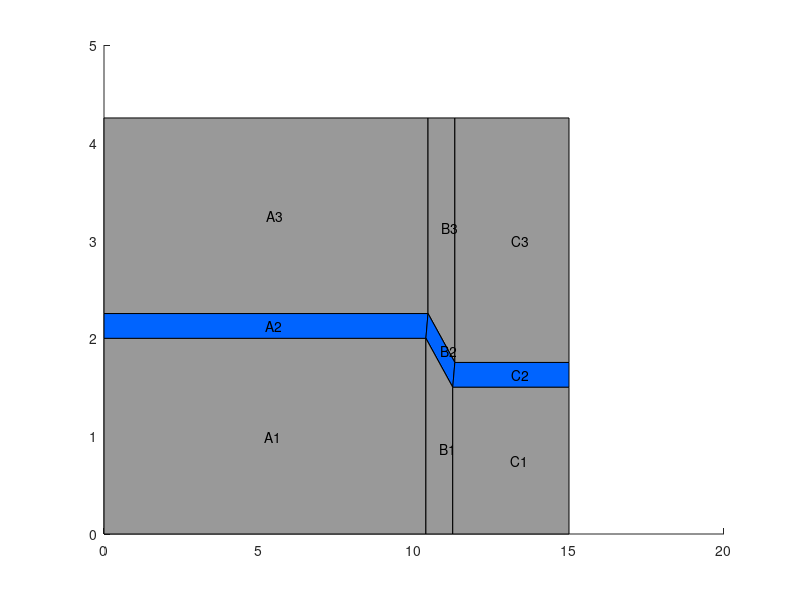
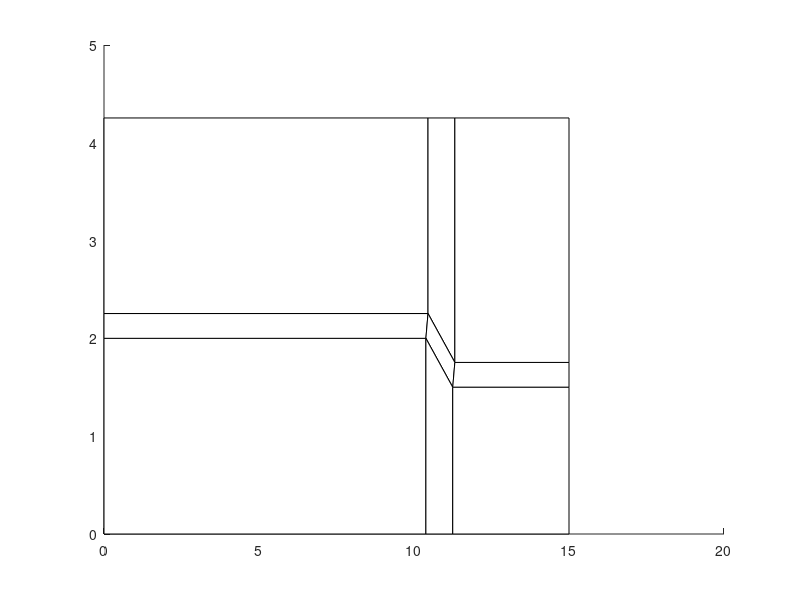

Write MATLAB code to recreate these figures, in order. (Note: this script raises an error after producing the figures.)
close all;clear all;clc

%% Data input %%

% Fixed and variable parameters
h1=2; % layer 1 thickness
h2=0.254; % layer 2 thickness
h3=2; % layer 3 thickness
L = 300; % length of the beam
Ns = [10]; % number of indentation
ds = [0.5]; % depths of indentation
alphas_req = [60]*pi/180; % angles of indentation
alphas_req_str = [60]; % angles to display on file name
fracs = [0.25]; % fractions to compute length of indentation

% Mesh size
na=6; % nof elements x-direction in region A
nb=2; % " region B
nc=6; % " region C
n3=4; % nof elements y-direction in layer 3
n2=2; % " layer 2
n1=3; % " layer 1
nz=10; % nof elements z-direction in a single element extrude
extrudeLength = 20; % length of the extrude command
no_delta=false; % if it does not consider (true) constant thickness of 
                % layer2 in indentation

%% Start generation of input files %%
for iNs = 1:length(Ns)
    
    mod = L/Ns(iNs)*0.5; % length of the module to then reflect
    cs = mod*fracs; % pitch of indentation
    
    for ids = 1:length(ds)
        
        d = ds(ids);
        
        for ics = 1:length(cs)
            
            c = cs(ics);
            
            for ialphas = 1:length(alphas_req)
                
                % Compute regions length
                a=mod - c - d*tan(alphas_req(ialphas));  % length region A
                b=mod - c - a;  % length region B
                
                % Compute angle so that h2 is kept constant or not
                beta=pi/2 - alphas_req(ialphas);
                alpha=(pi-beta)/2;
                
                % Find x distance (delta) to keep or not h2 constant
                if ~no_delta
                    delta=h2/tan(alpha);
                else
                    delta=0;
                end
                
                % Create geometry using extreme coordinates
                
                % camada 3 - Matriz 2x2
                % regiao A3
                XA3=[0 a+delta; 0 a+delta];
                YA3=[h1+h2+h3 h1+h2+h3; h1+h2 h1+h2];
                %regiao B3
                XB3=[a+delta a+delta+b; a+delta a+delta+b];
                YB3=[h1+h2+h3 h1+h2+h3; h1+h2 h1+h2-d];
                %regiao C3
                XC3=[a+delta+b a+b+c; a+delta+b a+b+c];
                YC3=[h1+h2+h3 h1+h2+h3; h1+h2-d h1+h2-d];
                
                % camada 2 - Matrix 2x2
                %regiao A2
                XA2=[0 a+delta; 0 a];
                YA2=[h1+h2 h1+h2; h1 h1];
                %regiao B2
                XB2=[a+delta a+delta+b; a a+b];
                YB2=[h1+h2 h1+h2-d; h1 h1-d];
                %regiao C2
                XC2=[a+delta+b a+b+c; a+b a+b+c];
                YC2=[h1+h2-d h1+h2-d; h1-d h1-d];
                
                %camada 1 - Matrix 2x2
                %regiao A1
                XA1=[0 a; 0 a];YA1=[h1 h1; 0 0];
                %regiao B1
                XB1=[a a+b; a a+b];
                YB1=[h1 h1-d; 0 0];
                %regiao C1
                XC1=[a+b a+b+c; a+b a+b+c];
                YC1=[h1-d h1-d; 0 0];
                
                % RA3x=[XA3(1,:); XA3(2,:); XA3(:,1)'; XA3(:,2)'];
                % RA3y=[YA3(1,:); YA3(2,:); YA3(:,1)'; YA3(:,2)'];
                % RB3x=[XB3(1,:); XB3(2,:); XB3(:,1)'; XB3(:,2)'];
                % RB3y=[YB3(1,:); YB3(2,:); YB3(:,1)'; YB3(:,2)'];
                % RC3x=[XC3(1,:); XC3(2,:); XC3(:,1)'; XC3(:,2)'];
                % RC3y=[YC3(1,:); YC3(2,:); YC3(:,1)'; YC3(:,2)'];
                %
                % RA2x=[XA2(1,:); XA2(2,:); XA2(:,1)'; XA2(:,2)'];
                % RA2y=[YA2(1,:); YA2(2,:); YA2(:,1)'; YA2(:,2)'];
                % RB2x=[XB2(1,:); XB2(2,:); XB2(:,1)'; XB2(:,2)'];
                % RB2y=[YB2(1,:); YB2(2,:); YB2(:,1)'; YB2(:,2)'];
                % RC2x=[XC2(1,:); XC2(2,:); XC2(:,1)'; XC2(:,2)'];
                % RC2y=[YC2(1,:); YC2(2,:); YC2(:,1)'; YC2(:,2)'];
                %
                % RA1x=[XA1(1,:); XA1(2,:); XA1(:,1)'; XA1(:,2)'];
                % RA1y=[YA1(1,:); YA1(2,:); YA1(:,1)'; YA1(:,2)'];
                % RB1x=[XB1(1,:); XB1(2,:); XB1(:,1)'; XB1(:,2)'];
                % RB1y=[YB1(1,:); YB1(2,:); YB1(:,1)'; YB1(:,2)'];
                % RC1x=[XC1(1,:); XC1(2,:); XC1(:,1)'; XC1(:,2)'];
                % RC1y=[YC1(1,:); YC1(2,:); YC1(:,1)'; YC1(:,2)'];
                %
                % figure(1); clf;
                % hl_a3=line(RA3x,RA3y);hl_b3=line(RB3x,RB3y);hl_c3=line(RC3x,RC3y);
                % hl_a2=line(RA2x,RA2y);hl_b2=line(RB2x,RB2y);hl_c2=line(RC2x,RC2y);
                % hl_a1=line(RA1x,RA1y);hl_b1=line(RB1x,RB1y);hl_c1=line(RC1x,RC1y);
                
                
                %USING PATCH
                p=[1 2 4 3];
                % Matrix 4x2 {line - x1,2,3,4 / column y1,2)}
                PA3= [XA3(p)',YA3(p)'] ;PB3= [XB3(p)',YB3(p)'] ;PC3= [XC3(p)',YC3(p)'] ;
                PA2= [XA2(p)',YA2(p)'] ;PB2= [XB2(p)',YB2(p)'] ;PC2= [XC2(p)',YC2(p)'] ;
                PA1= [XA1(p)',YA1(p)'] ;PB1= [XB1(p)',YB1(p)'] ;PC1= [XC1(p)',YC1(p)'] ;
                % Create geometry with patch
                figure(1); clf;
                hP_a3=patch(PA3(:,1),PA3(:,2),[0.6 0.6 0.6]);hP_b3=patch(PB3(:,1),PB3(:,2),[0.6 0.6 0.6]);
                hP_c3=patch(PC3(:,1),PC3(:,2),[0.6 0.6 0.6]);
                hP_a2=patch(PA2(:,1),PA2(:,2),[0, 100, 255] / 255);hP_b2=patch(PB2(:,1),PB2(:,2),[0, 100, 255] / 255);
                hP_c2=patch(PC2(:,1),PC2(:,2),[0, 100, 255] / 255);
                hP_a1=patch(PA1(:,1),PA1(:,2),[0.6 0.6 0.6]);hP_b1=patch(PB1(:,1),PB1(:,2),[0.6 0.6 0.6]);
                hP_c1=patch(PC1(:,1),PC1(:,2),[0.6 0.6 0.6]);
                
                % Write the name of each region/layer to understand better
                text(mean(XA3,"all"),mean(YA3,"all"),'A3');
                text(mean(XA2,"all"),mean(YA2,"all"),'A2');
                text(mean(XA1,"all"),mean(YA1,"all"),'A1');
                text(mean(XB3,"all"),mean(YB3,"all"),'B3');
                text(mean(XB2,"all"),mean(YB2,"all"),'B2');
                text(mean(XB1,"all"),mean(YB1,"all"),'B1');
                text(mean(XC3,"all"),mean(YC3,"all"),'C3');
                text(mean(XC2,"all"),mean(YC2,"all"),'C2');
                text(mean(XC1,"all"),mean(YC1,"all"),'C1');
                
                % New figure with same geometry, for meshing purposes
                figure(2); clf;
                hP_a3=patch(PA3(:,1),PA3(:,2),'w');hP_b3=patch(PB3(:,1),PB3(:,2),'w');
                hP_c3=patch(PC3(:,1),PC3(:,2),'w');
                hP_a2=patch(PA2(:,1),PA2(:,2),'w');hP_b2=patch(PB2(:,1),PB2(:,2),'w');
                hP_c2=patch(PC2(:,1),PC2(:,2),'w');
                hP_a1=patch(PA1(:,1),PA1(:,2),'w');hP_b1=patch(PB1(:,1),PB1(:,2),'w');
                hP_c1=patch(PC1(:,1),PC1(:,2),'w');
                
                %% ------- mapped nodes
                % Create mesh
                
                % region A3 map
                [XmA3,YmA3] = mapping(XA3,YA3,na,n3);
                [XmA3_reflected, YmA3_reflected] = reflectModule(XmA3,YmA3,mod);
                % region B3 map
                [XmB3,YmB3] = mapping(XB3,YB3,nb,n3);
                [XmB3_reflected, YmB3_reflected] = reflectModule(XmB3,YmB3,mod);
                % region C3 map
                [XmC3,YmC3] = mapping(XC3,YC3,nc,n3);
                [XmC3_reflected, YmC3_reflected] = reflectModule(XmC3,YmC3,mod);
                
                % region A2 map
                [XmA2,YmA2] = mapping(XA2,YA2,na,n2);
                [XmA2_reflected, YmA2_reflected] = reflectModule(XmA2,YmA2,mod);
                % region B2 map
                [XmB2,YmB2] = mapping(XB2,YB2,nb,n2);
                [XmB2_reflected, YmB2_reflected] = reflectModule(XmB2,YmB2,mod);
                % region C2 map
                [XmC2,YmC2] = mapping(XC2,YC2,nc,n2);
                [XmC2_reflected, YmC2_reflected] = reflectModule(XmC2,YmC2,mod);
                
                % region A1 map
                [XmA1,YmA1] = mapping(XA1,YA1,na,n1);
                [XmA1_reflected, YmA1_reflected] = reflectModule(XmA1,YmA1,mod);
                % region B1 map
                [XmB1,YmB1] = mapping(XB1,YB1,nb,n1);
                [XmB1_reflected, YmB1_reflected] = reflectModule(XmB1,YmB1,mod);
                % region C13 map
                [XmC1,YmC1] = mapping(XC1,YC1,nc,n1);
                [XmC1_reflected, YmC1_reflected] = reflectModule(XmC1,YmC1,mod);
                
                % z-direction coordinates for normal and reflected regions
                ZmA1 = extrudeModule(XmA1,extrudeLength,nz);ZmA1_reflected = extrudeModule(XmA1_reflected,extrudeLength,nz);
                ZmB1 = extrudeModule(XmB1,extrudeLength,nz);ZmB1_reflected = extrudeModule(XmB1_reflected,extrudeLength,nz);
                ZmC1 = extrudeModule(XmC1,extrudeLength,nz);ZmC1_reflected = extrudeModule(XmC1_reflected,extrudeLength,nz);
                
                ZmA2 = extrudeModule(XmA2,extrudeLength,nz);ZmA2_reflected = extrudeModule(XmA2_reflected,extrudeLength,nz);
                ZmB2 = extrudeModule(XmB2,extrudeLength,nz);ZmB2_reflected = extrudeModule(XmB2_reflected,extrudeLength,nz);
                ZmC2 = extrudeModule(XmC2,extrudeLength,nz);ZmC2_reflected = extrudeModule(XmC2_reflected,extrudeLength,nz);
                
                ZmA3 = extrudeModule(XmA3,extrudeLength,nz);ZmA3_reflected = extrudeModule(XmA3_reflected,extrudeLength,nz);
                ZmB3 = extrudeModule(XmB3,extrudeLength,nz);ZmB3_reflected = extrudeModule(XmB3_reflected,extrudeLength,nz);
                ZmC3 = extrudeModule(XmC3,extrudeLength,nz);ZmC3_reflected = extrudeModule(XmC3_reflected,extrudeLength,nz);
                
                % Draw mesh
                figure(2);
                hold on
                plot(XmA3,YmA3,'k');plot(XmA3',YmA3','k');plot(XmA3_reflected,YmA3_reflected,'k');plot(XmA3_reflected',YmA3_reflected','k');
                plot(XmB3,YmB3,'k');plot(XmB3',YmB3','k');plot(XmB3_reflected,YmB3_reflected,'k');plot(XmB3_reflected',YmB3_reflected','k');
                plot(XmC3,YmC3,'k');plot(XmC3',YmC3','k');plot(XmC3_reflected,YmC3_reflected,'k');plot(XmC3_reflected',YmC3_reflected','k');
                plot(XmA2,YmA2,'r');plot(XmA2',YmA2','r');plot(XmA2_reflected,YmA2_reflected,'k');plot(XmA2_reflected',YmA2_reflected','k');
                plot(XmB2,YmB2,'r');plot(XmB2',YmB2','r');plot(XmB2_reflected,YmB2_reflected,'k');plot(XmB2_reflected',YmB2_reflected','k');
                plot(XmC2,YmC2,'r');plot(XmC2',YmC2','r');plot(XmC2_reflected,YmC2_reflected,'k');plot(XmC2_reflected',YmC2_reflected','k');
                plot(XmA1,YmA1,'b');plot(XmA1',YmA1','b');plot(XmA1_reflected,YmA1_reflected,'k');plot(XmA1_reflected',YmA1_reflected','k');
                plot(XmB1,YmB1,'b');plot(XmB1',YmB1','b');plot(XmB1_reflected,YmB1_reflected,'k');plot(XmB1_reflected',YmB1_reflected','k');
                plot(XmC1,YmC1,'b');plot(XmC1',YmC1','b');plot(XmC1_reflected,YmC1_reflected,'k');plot(XmC1_reflected',YmC1_reflected','k');
                
                % nodal matrix
                
                % A1->A2->A3->B1->B2->B3->C1->C2->C3
                
                % Compute total number of nodes
                nnode=2*((na+1)*(n1+n2+n3+3)+(nb+1)*(n1+n2+n3+3)+(nc+1)*(n1+n2+n3+3)); % number of nodes counting the reflected ones
                nnodeExtrude = (nz+1)*nnode;
                
                % Each node will have [index, x, y, z]
                NODES=zeros(nnodeExtrude,4); % NODES=[inode xnode ynode znode];
                NODES(:,1)=1:nnodeExtrude;
                % First pattern of NODES coordinates -
                NODES(1:nnode,2)=[XmA1(:);XmA2(:);XmA3(:);XmB1(:);XmB2(:);XmB3(:);XmC1(:);XmC2(:);XmC3(:);...
                    XmA1_reflected(:);XmA2_reflected(:);XmA3_reflected(:);XmB1_reflected(:);XmB2_reflected(:);XmB3_reflected(:);XmC1_reflected(:);XmC2_reflected(:);XmC3_reflected(:)];
                NODES(1:nnode,3)=[YmA1(:);YmA2(:);YmA3(:);YmB1(:);YmB2(:);YmB3(:);YmC1(:);YmC2(:);YmC3(:);...
                    YmA1_reflected(:);YmA2_reflected(:);YmA3_reflected(:);YmB1_reflected(:);YmB2_reflected(:);YmB3_reflected(:);YmC1_reflected(:);YmC2_reflected(:);YmC3_reflected(:)];
                
                ZmA1 = coordToColumn(ZmA1,nz);ZmA2 = coordToColumn(ZmA2,nz);ZmA3 = coordToColumn(ZmA3,nz);
                ZmB1 = coordToColumn(ZmB1,nz);ZmB2 = coordToColumn(ZmB2,nz);ZmB3 = coordToColumn(ZmB3,nz);
                ZmC1 = coordToColumn(ZmC1,nz);ZmC2 = coordToColumn(ZmC2,nz);ZmC3 = coordToColumn(ZmC3,nz);
                ZmA1_reflected = coordToColumn(ZmA1_reflected,nz);ZmA2_reflected = coordToColumn(ZmA2_reflected,nz);ZmA3_reflected = coordToColumn(ZmA3_reflected,nz);
                ZmB1_reflected = coordToColumn(ZmB1_reflected,nz);ZmB2_reflected = coordToColumn(ZmB2_reflected,nz);ZmB3_reflected = coordToColumn(ZmB3_reflected,nz);
                ZmC1_reflected = coordToColumn(ZmC1_reflected,nz);ZmC2_reflected = coordToColumn(ZmC2_reflected,nz);ZmC3_reflected = coordToColumn(ZmC3_reflected,nz);
                
                NODES(1:nnode,4)=[ZmA1(:,1);ZmA2(:,1);ZmA3(:,1);ZmB1(:,1);ZmB2(:,1);ZmB3(:,1);ZmC1(:,1);ZmC2(:,1);ZmC3(:,1);...
                    ZmA1_reflected(:,1);ZmA2_reflected(:,1);ZmA3_reflected(:,1);ZmB1_reflected(:,1);ZmB2_reflected(:,1);ZmB3_reflected(:,1);ZmC1_reflected(:,1);ZmC2_reflected(:,1);ZmC3_reflected(:,1)];
                
                % Next pattern of NODES coordinates (actually didn't need it)
                M =(nnodeExtrude-nnode)/nnode;
                N = 1;
                NODES(nnode+1:nnodeExtrude,2)=repmat([XmA1(:);XmA2(:);XmA3(:);XmB1(:);XmB2(:);XmB3(:);XmC1(:);XmC2(:);XmC3(:);...
                    XmA1_reflected(:);XmA2_reflected(:);XmA3_reflected(:);XmB1_reflected(:);XmB2_reflected(:);XmB3_reflected(:);XmC1_reflected(:);XmC2_reflected(:);XmC3_reflected(:)], [M,N]);
                NODES(nnode+1:nnodeExtrude,3)=repmat([YmA1(:);YmA2(:);YmA3(:);YmB1(:);YmB2(:);YmB3(:);YmC1(:);YmC2(:);YmC3(:);...
                    YmA1_reflected(:);YmA2_reflected(:);YmA3_reflected(:);YmB1_reflected(:);YmB2_reflected(:);YmB3_reflected(:);YmC1_reflected(:);YmC2_reflected(:);YmC3_reflected(:)], [M,N]);
                
                
                
                x = 1;
                for izs = 1:nz
                    if x == 1
                        NODES(x*nnode+1:(x+1)*nnode,4)=[ZmA1(:,izs+1);ZmA2(:,izs+1);ZmA3(:,izs+1);ZmA1_reflected(:,izs+1);ZmA2_reflected(:,izs+1);ZmA3_reflected(:,izs+1);...
                            ZmB1(:,izs+1);ZmB2(:,izs+1);ZmB3(:,izs+1);ZmB1_reflected(:,izs+1);ZmB2_reflected(:,izs+1);ZmB3_reflected(:,izs+1);...
                            ZmC1(:,izs+1);ZmC2(:,izs+1);ZmC3(:,izs+1);ZmC1_reflected(:,izs+1);ZmC2_reflected(:,izs+1);ZmC3_reflected(:,izs+1)];
                    elseif x == 2
                        NODES(x*nnode+1:(x+1)*nnode,4)=[ZmA1(:,izs+1);ZmA2(:,izs+1);ZmA3(:,izs+1);ZmA1_reflected(:,izs+1);ZmA2_reflected(:,izs+1);ZmA3_reflected(:,izs+1);...
                            ZmB1(:,izs+1);ZmB2(:,izs+1);ZmB3(:,izs+1);ZmB1_reflected(:,izs+1);ZmB2_reflected(:,izs+1);ZmB3_reflected(:,izs+1);...
                            ZmC1(:,izs+1);ZmC2(:,izs+1);ZmC3(:,izs+1);ZmC1_reflected(:,izs+1);ZmC2_reflected(:,izs+1);ZmC3_reflected(:,izs+1)];
                    elseif x == 3
                        NODES(x*nnode+1:(x+1)*nnode,4)=[ZmA1(:,izs+1);ZmA2(:,izs+1);ZmA3(:,izs+1);ZmA1_reflected(:,izs+1);ZmA2_reflected(:,izs+1);ZmA3_reflected(:,izs+1);...
                            ZmB1(:,izs+1);ZmB2(:,izs+1);ZmB3(:,izs+1);ZmB1_reflected(:,izs+1);ZmB2_reflected(:,izs+1);ZmB3_reflected(:,izs+1);...
                            ZmC1(:,izs+1);ZmC2(:,izs+1);ZmC3(:,izs+1);ZmC1_reflected(:,izs+1);ZmC2_reflected(:,izs+1);ZmC3_reflected(:,izs+1)];
                    elseif x == 4
                        NODES(x*nnode+1:(x+1)*nnode,4)=[ZmA1(:,izs+1);ZmA2(:,izs+1);ZmA3(:,izs+1);ZmA1_reflected(:,izs+1);ZmA2_reflected(:,izs+1);ZmA3_reflected(:,izs+1);...
                            ZmB1(:,izs+1);ZmB2(:,izs+1);ZmB3(:,izs+1);ZmB1_reflected(:,izs+1);ZmB2_reflected(:,izs+1);ZmB3_reflected(:,izs+1);...
                            ZmC1(:,izs+1);ZmC2(:,izs+1);ZmC3(:,izs+1);ZmC1_reflected(:,izs+1);ZmC2_reflected(:,izs+1);ZmC3_reflected(:,izs+1)];
                    elseif x == 5
                        NODES(x*nnode+1:(x+1)*nnode,4)=[ZmA1(:,izs+1);ZmA2(:,izs+1);ZmA3(:,izs+1);ZmA1_reflected(:,izs+1);ZmA2_reflected(:,izs+1);ZmA3_reflected(:,izs+1);...
                            ZmB1(:,izs+1);ZmB2(:,izs+1);ZmB3(:,izs+1);ZmB1_reflected(:,izs+1);ZmB2_reflected(:,izs+1);ZmB3_reflected(:,izs+1);...
                            ZmC1(:,izs+1);ZmC2(:,izs+1);ZmC3(:,izs+1);ZmC1_reflected(:,izs+1);ZmC2_reflected(:,izs+1);ZmC3_reflected(:,izs+1)];
                    elseif x == 6
                        NODES(x*nnode+1:(x+1)*nnode,4)=[ZmA1(:,izs+1);ZmA2(:,izs+1);ZmA3(:,izs+1);ZmA1_reflected(:,izs+1);ZmA2_reflected(:,izs+1);ZmA3_reflected(:,izs+1);...
                            ZmB1(:,izs+1);ZmB2(:,izs+1);ZmB3(:,izs+1);ZmB1_reflected(:,izs+1);ZmB2_reflected(:,izs+1);ZmB3_reflected(:,izs+1);...
                            ZmC1(:,izs+1);ZmC2(:,izs+1);ZmC3(:,izs+1);ZmC1_reflected(:,izs+1);ZmC2_reflected(:,izs+1);ZmC3_reflected(:,izs+1)];
                    elseif x == 7
                        NODES(x*nnode+1:(x+1)*nnode,4)=[ZmA1(:,izs+1);ZmA2(:,izs+1);ZmA3(:,izs+1);ZmA1_reflected(:,izs+1);ZmA2_reflected(:,izs+1);ZmA3_reflected(:,izs+1);...
                            ZmB1(:,izs+1);ZmB2(:,izs+1);ZmB3(:,izs+1);ZmB1_reflected(:,izs+1);ZmB2_reflected(:,izs+1);ZmB3_reflected(:,izs+1);...
                            ZmC1(:,izs+1);ZmC2(:,izs+1);ZmC3(:,izs+1);ZmC1_reflected(:,izs+1);ZmC2_reflected(:,izs+1);ZmC3_reflected(:,izs+1)];
                    elseif x == 8
                        NODES(x*nnode+1:(x+1)*nnode,4)=[ZmA1(:,izs+1);ZmA2(:,izs+1);ZmA3(:,izs+1);ZmA1_reflected(:,izs+1);ZmA2_reflected(:,izs+1);ZmA3_reflected(:,izs+1);...
                            ZmB1(:,izs+1);ZmB2(:,izs+1);ZmB3(:,izs+1);ZmB1_reflected(:,izs+1);ZmB2_reflected(:,izs+1);ZmB3_reflected(:,izs+1);...
                            ZmC1(:,izs+1);ZmC2(:,izs+1);ZmC3(:,izs+1);ZmC1_reflected(:,izs+1);ZmC2_reflected(:,izs+1);ZmC3_reflected(:,izs+1)];
                    elseif x == 9
                        NODES(x*nnode+1:(x+1)*nnode,4)=[ZmA1(:,izs+1);ZmA2(:,izs+1);ZmA3(:,izs+1);ZmA1_reflected(:,izs+1);ZmA2_reflected(:,izs+1);ZmA3_reflected(:,izs+1);...
                            ZmB1(:,izs+1);ZmB2(:,izs+1);ZmB3(:,izs+1);ZmB1_reflected(:,izs+1);ZmB2_reflected(:,izs+1);ZmB3_reflected(:,izs+1);...
                            ZmC1(:,izs+1);ZmC2(:,izs+1);ZmC3(:,izs+1);ZmC1_reflected(:,izs+1);ZmC2_reflected(:,izs+1);ZmC3_reflected(:,izs+1)];
                    elseif x == 10
                        NODES(x*nnode+1:(x+1)*nnode,4)=[ZmA1(:,izs+1);ZmA2(:,izs+1);ZmA3(:,izs+1);ZmA1_reflected(:,izs+1);ZmA2_reflected(:,izs+1);ZmA3_reflected(:,izs+1);...
                            ZmB1(:,izs+1);ZmB2(:,izs+1);ZmB3(:,izs+1);ZmB1_reflected(:,izs+1);ZmB2_reflected(:,izs+1);ZmB3_reflected(:,izs+1);...
                            ZmC1(:,izs+1);ZmC2(:,izs+1);ZmC3(:,izs+1);ZmC1_reflected(:,izs+1);ZmC2_reflected(:,izs+1);ZmC3_reflected(:,izs+1)];
                    end
                    x = x+1;
                end
                
                % Copy nodes of entire module until length of the beam
                NODES=copyNodes(NODES,nnodeExtrude,Ns(iNs),mod);
                
                
                
                % element conect matrix
                % A1->A2->A3->B1->B2->B3->C1->C2->C3
                
                % Compute total number of elements
                nelem=2*(na+nb+nc)*(n1+n2+n3);
                nelemExtrude=nz*nelem;
                
                % Each element will have a quadrilateral form
                ELEM=zeros(nelemExtrude,7); %ELEM=[ielem node1 node2 node3 node4 Mat Prop];
                %ELEM=[ielem node1 node2 node3 node4 Mat Prop node5 node6 node7 node8 ];
                ELEM(:,1)=1:nelemExtrude;
                ELEM(:,6:7)=ones(nelemExtrude,2); %prop = 1 & mat = 1
                
                %generate elements for A1
                [ELEM,posE,posN]=genElem(ELEM,na,n1,0,0,1,4);
                %generate elements for A2
                [ELEM,posE,posN]=genElem(ELEM,na,n2,posE,posN,2,5);
                %generate elements for A3
                [ELEM,posE,posN]=genElem(ELEM,na,n3,posE,posN,1,6);
                %generate elements for B1
                [ELEM,posE,posN]=genElem(ELEM,nb,n1,posE,posN,1,4);
                %generate elements for B2
                [ELEM,posE,posN]=genElem(ELEM,nb,n2,posE,posN,2,5);
                %generate elements for B3
                [ELEM,posE,posN]=genElem(ELEM,nb,n3,posE,posN,1,6);
                %generate elements for C1
                [ELEM,posE,posN]=genElem(ELEM,nc,n1,posE,posN,1,4);
                %generate elements for C2
                [ELEM,posE,posN]=genElem(ELEM,nc,n2,posE,posN,2,5);
                %generate elements for C3
                [ELEM,posE,posN]=genElem(ELEM,nc,n3,posE,posN,1,6);
                
                % Generate reflected elements
                ELEM = reflectElem(ELEM,nelem,nnode);
                
                % Generate extruded elements
                [ELEM,numE,numN]=genElemExtrude(ELEM,na,n1,0,0,nnode);
                [ELEM,numE,numN]=genElemExtrude(ELEM,na,n2,numE,numN,nnode);
                [ELEM,numE,numN]=genElemExtrude(ELEM,na,n3,numE,numN,nnode);
                [ELEM,numE,numN]=genElemExtrude(ELEM,nb,n1,numE,numN,nnode);
                [ELEM,numE,numN]=genElemExtrude(ELEM,nb,n2,numE,numN,nnode);
                [ELEM,numE,numN]=genElemExtrude(ELEM,nb,n3,numE,numN,nnode);
                [ELEM,numE,numN]=genElemExtrude(ELEM,nc,n1,numE,numN,nnode);
                [ELEM,numE,numN]=genElemExtrude(ELEM,nc,n2,numE,numN,nnode);
                [ELEM,numE,numN]=genElemExtrude(ELEM,nc,n3,numE,numN,nnode);
                
                % Generate reflected extruded elements
                ELEM = reflectElemExtruded(ELEM,nelem,nnode);
                
                % Generate all other extruded elements
                ELEM=genElemExtrudeMult(ELEM,nz,nelem,nnode);
                
                % Copy extruded module
                ELEM=copyElem(ELEM,nelemExtrude,nnodeExtrude,Ns(iNs));
                
                %                 % check coincident nodes
                %                 [NODES,ELEM]=CheckCoincidentNodes(NODES,ELEM,0.01);
                %
                %                 % renumber nodes
                %                 [NODES,ELEM]=RenumberNodes(NODES,ELEM,'+');
                
                %                 % Write indexes of nodes and elements to make it easier to understand
                %                 for inode=1:size(NODES,1)
                %                     text(NODES(inode,2),NODES(inode,3),NODES(inode,4),num2str(NODES(inode,1)),'fontsize',6);
                %                 end
                %                 for ielem=1:size(ELEM,1)
                %                     node_e=ELEM(ielem,2:5);[pnode_e,dum]=find(NODES(:,1)==node_e);
                %                     xloc=mean(NODES(pnode_e,2));
                %                     yloc=mean(NODES(pnode_e,3));
                %                     text(xloc, yloc, num2str(ielem),'fontsize',8,'Color','r')
                %                 end
                
                % Convert NODES matrix to write nastran format
                CP = zeros(size(NODES,1),1);
                NODES = [NODES(:,1) CP NODES(:,2)*10^(-3) NODES(:,3)*10^(-3) NODES(:,4)*10^(-3)];
                
                % Convert ELEM matrix to write nastran format
                %                 ELEM = [ELEM(1:2*nnode,1) ELEM(1:2*nnode,7) ELEM(1:2*nnode,2:5) ELEM(1:2*nnode,8:11)];
                ELEM = [ELEM(:,1) ELEM(:,7) ELEM(:,2:5) ELEM(:,8:11)];
                
                % Grid and CHEXA writing size
                [rNodes, cNodes] = size(NODES);
                [rElem, cElem] = size(ELEM);
                
                % Columns 2 to 7 writing of NODES
                col2 = [NODES(:,1)];
                col3 = [NODES(:,2)];
                col4 = [NODES(:,3)];
                col5 = [NODES(:,4)];
                col6 = [NODES(:,5)];
                col7 = [zeros(rNodes,1)];
                % Columns 2 to 11 writing of ELEM
                c2 = [ELEM(:,1)];
                c3 = [ELEM(:,2)];
                c4 = [ELEM(:,3)];
                c5 = [ELEM(:,4)];
                c6 = [ELEM(:,5)];
                c7 = [ELEM(:,6)];
                c8 = [ELEM(:,7)];
                c9 = [ELEM(:,8)];
                c10 = [ELEM(:,9)];
                c11 = [ELEM(:,10)];
                
                % Concatenate
                nastranFormatNODES = [col2,col3,col4,col5,col6,col7];
                nastranFormatELEM = [c2,c3,c4,c5,c6,c7,c8,c9,c10,c11];
                
                %%%%%% NASTRAN %%%%%%
                
                fnm = fullfile("newPreamble.dat");
                fidin = fopen(fnm,'r'); %opens the file for reading the Nastran Header format (Header_Nastran)
                folder = pwd;
%                               
                baseFileName=[num2str(Ns(iNs)), 'ind_d', num2str(d), '_c', num2str(c), '_ang', num2str(alphas_req_str(ialphas)), '_', num2str(h2), 'mm_toImport.dat'];
                fileName = fullfile(folder, baseFileName); %creates a file to import to Femap (Mesh_Matlab)
                fidout= fopen(fileName,'w'); %opens the file Mesh_Matlab for writing
                
                while true
                    thisline = fgets(fidin); %copy lines from Nastran Header
                    if ~ischar(thisline); break; end   %end of file copy
                    fwrite(fidout, thisline); %paste lines from Nastran Header into Mesh_Matlab
                end
                
                %Print new line to start format
                fprintf(fidout, '\n');
                
                %Print Grid
                % formatSpec1= 'GRID  \t %1.0f \t %1.0f \t %6.6f \t %6.6f \t %1.0f \t %1.0f\n';
                % formatSpec1= 'GRID  %10.0f \t %5.0f %12g %13g  %7.0f  %7.0f\n';
                formatSpec1= 'GRID,%1.0f,%1.0f,%g,%g,%g,%g\n';
                Mesh_grid=nastranFormatNODES(1:rNodes,:);
                fprintf(fidout,formatSpec1,Mesh_grid');
                
                %Print CHEXA
                % formatSpec2= 'CQUAD4 \t %1.0f \t %1.0f \t %1.6f \t %1.6f \t %1.0f \t %1.0f\n';
                % formatSpec2= 'CQUAD4  %8.0f \t %5.0f %12g %13g %8.0f  %7.0f\n';
                formatSpec2= 'CHEXA,%1.0f,%1.0f,%g,%g,%1.0f,%1.0f,%1.0f,%1.0f,%1.0f,%1.0f\n';
                Mesh_chexa=nastranFormatELEM(1:end,:);
                fprintf(fidout,formatSpec2,Mesh_chexa');
                
                %Print enddata
                fprintf(fidout, '%s\n', 'ENDDATA'); %prints the last row code on Mesh_Matlab
                
                fclose(fidout); %close Mesh_Matlab
                fclose(fidin); %close Header_Nastran
                
                
            end
            
        end
        
    end
    
end
